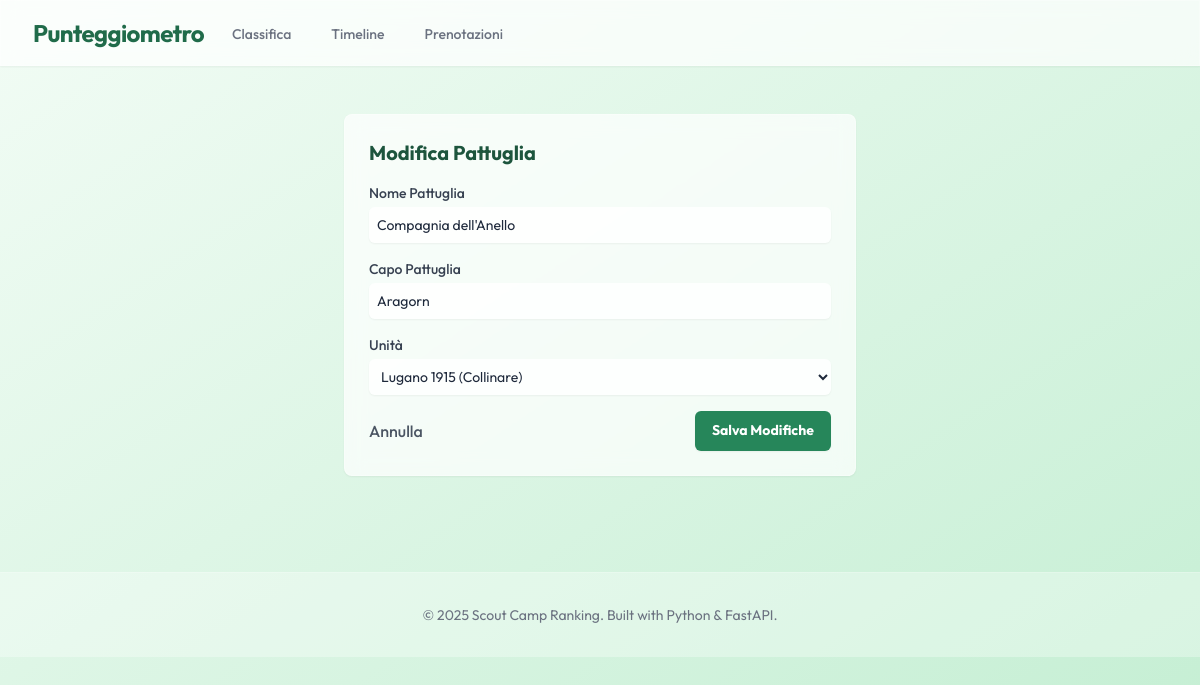
/admin/pattuglie/1 (signed in), run on the app's committed database.
### app/models.py (models this page shows)
class Pattuglia(Base):
    __tablename__ = "pattuglie"
    id = Column(Integer, primary_key=True, index=True)
    name = Column(String, unique=True, index=True)
    capo_pattuglia = Column(String)
    unita_id = Column(Integer, ForeignKey("unita.id"))
    current_score = Column(Integer, default=0)
    unita = relationship("Unita", back_populates="pattuglie")
    completions = relationship("Completion", back_populates="pattuglia")

class Unita(Base):
    __tablename__ = "unita"
    id = Column(Integer, primary_key=True, index=True)
    name = Column(String, unique=True, index=True)
    sottocampo = Column(String)
    pattuglie = relationship("Pattuglia", back_populates="unita")

### app/routers/admin.py (the view)
@router.get("/pattuglie/{pattuglia_id}", response_class=HTMLResponse)
async def edit_pattuglia_form(pattuglia_id: int, request: Request, db: Session = Depends(get_db)):
    pattuglia = db.query(Pattuglia).filter(Pattuglia.id == pattuglia_id).first()
    unita = db.query(Unita).all()
    if not pattuglia:
        raise HTTPException(status_code=404, detail="Pattuglia not found")
    return templates.TemplateResponse("edit_pattuglia.html", {"request": request, "pattuglia": pattuglia, "unita": unita})

### app/templates/edit_pattuglia.html
{% extends "base.html" %}
{% block content %}
<div class="max-w-lg mx-auto px-4 py-6 sm:px-0">
    <div class="glass p-6 rounded-lg shadow-sm">
        <h2 class="text-xl font-bold mb-4 text-scout-800">Modifica Pattuglia</h2>
        <form action="/admin/pattuglie/{{ pattuglia.id }}/edit" method="post" class="space-y-4">
            <div>
                <label class="block text-sm font-medium text-gray-700">Nome Pattuglia</label>
                <input type="text" name="name" value="{{ pattuglia.name }}" required
                    class="mt-1 block w-full rounded-md border-gray-300 shadow-sm focus:border-scout-500 focus:ring-scout-500 sm:text-sm p-2 bg-white/80">
            </div>
            <div>
                <label class="block text-sm font-medium text-gray-700">Capo Pattuglia</label>
                <input type="text" name="capo_pattuglia" value="{{ pattuglia.capo_pattuglia }}" required
                    class="mt-1 block w-full rounded-md border-gray-300 shadow-sm focus:border-scout-500 focus:ring-scout-500 sm:text-sm p-2 bg-white/80">
            </div>
            <div>
                <label class="block text-sm font-medium text-gray-700">Unità</label>
                <select name="unita_id" required
                    class="mt-1 block w-full rounded-md border-gray-300 shadow-sm focus:border-scout-500 focus:ring-scout-500 sm:text-sm p-2 bg-white/80">
                    {% for u in unita %}
                    <option value="{{ u.id }}" {% if u.id==pattuglia.unita_id %}selected{% endif %}>{{ u.name }} ({{
                        u.sottocampo }})</option>
                    {% endfor %}
                </select>
            </div>
            <div class="flex justify-between">
                <a href="/admin" class="text-gray-600 hover:text-gray-900 font-medium py-2">Annulla</a>
                <button type="submit"
                    class="flex justify-center py-2 px-4 border border-transparent rounded-md shadow-sm text-sm font-bold text-white bg-scout-600 hover:bg-scout-700">
                    Salva Modifiche
                </button>
            </div>
        </form>
    </div>
</div>
{% endblock %}

### app/templates/base.html (style rules this page uses)
body { font-family: 'Outfit', sans-serif; }
.glass { background: rgba(255, 255, 255, 0.7); backdrop-filter: blur(10px); -webkit-backdrop-filter: blur(10px); border: 1px solid rgba(255, 255, 255, 0.3); }

### data on the page
Pattuglia: name "Compagnia dell'Anello", capo_pattuglia "Aragorn", unita_id "Lugano 1915 (Collinare)"
